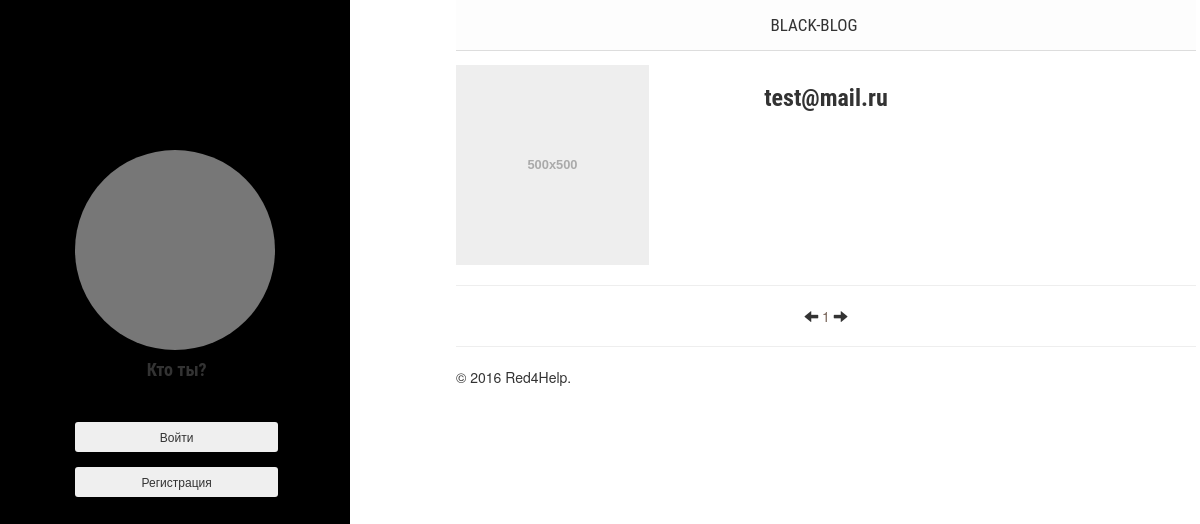
/my_profile/9/, run on an earlier commit of the app's database.
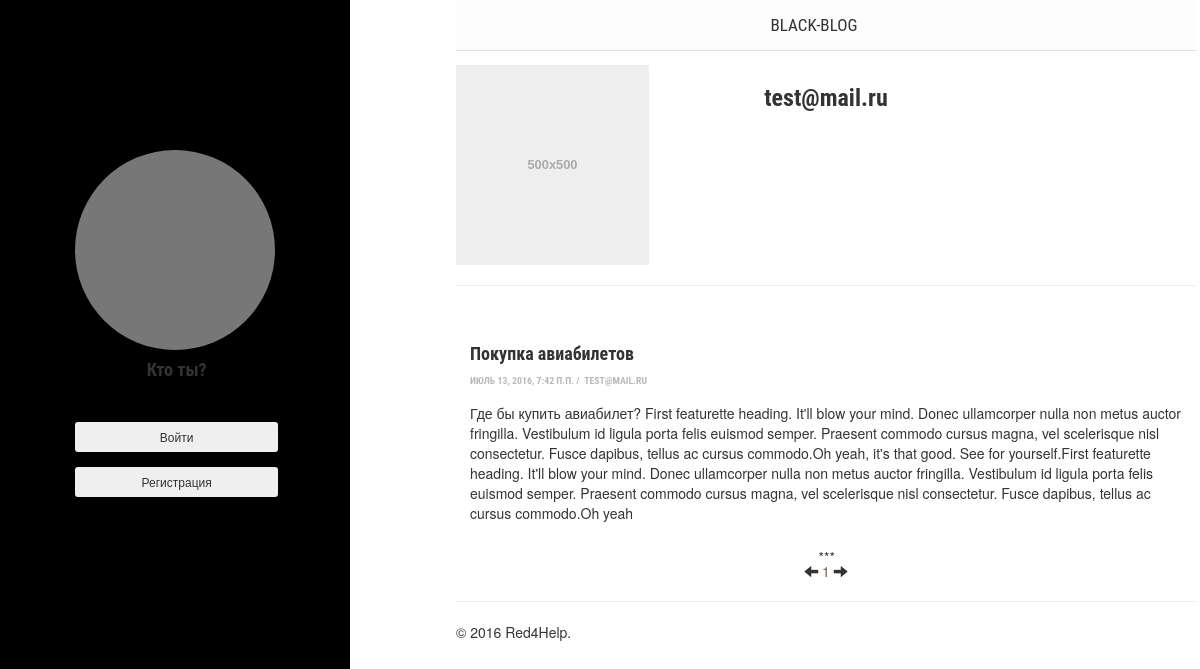
And on a later commit of the database.
### multiblog/models.py (models this page shows, shortened)
class Publication(models.Model):
	title = models.CharField(max_length=200, verbose_name='Имя')
	abstract = models.TextField(max_length=600, verbose_name='Краткое содержание')
	full_text = models.TextField(verbose_name='Полное описание')
	time = models.DateTimeField(verbose_name='Дата публикации')
	author = models.ForeignKey('Blogger', on_delete=models.CASCADE, verbose_name='Автор')
	class Meta:
		verbose_name = u'Публикация'
		verbose_name_plural = u'Публикации'

class Blogger(AbstractBaseUser):
	email = models.EmailField(verbose_name='Email', unique=True, max_length=250)
	name = models.CharField(max_length=100, verbose_name='Имя', blank=False)
	surname = models.CharField(max_length=100, verbose_name='Фамилия', blank=False)
	phone = models.CharField(max_length=20, verbose_name='Телефон', blank=False)
	skype = models.CharField(max_length=20, verbose_name='Skype', blank=False)
	avatar = models.ImageField(upload_to=u'./media/img/', verbose_name='Аватар', blank=False)
	is_active = models.BooleanField(default=True)
	is_admin = models.BooleanField(default=False)
	objects = BloggerManager()
	USERNAME_FIELD = 'email'
	def img_avatar(self):
		if self.avatar:
			return '<img src="%s" width="100"/>' % self.avatar.url
		else:
			return '(none)'
	img_avatar.short_description = 'Аватар'
	img_avatar.allow_tags = True
	class Meta:
		verbose_name = u'Блоггер'
		verbose_name_plural = u'Блоггеры'
	def __str__(self):
		if self.name or self.surname:
			return self.name + " " + self.surname
		else:
			return self.email

### multiblog/views.py (the view)
# urls.py: url(r'^my_profile/(?P<pk>[0-9]+)/$', views.my_profile, name='my_profile'),
def my_profile(request, pk):
	blogger = Blogger.objects.get(id=pk)
	publ = Publication.objects.all().order_by("id").filter(author=pk)
	return render(request, 'multiblog/profile.html', {'blogger': blogger, 'publ':publ, 'user': auth.get_user(request),})

### multiblog/templatetags/multiblog_tags.py (called while the page is built)
@register.inclusion_tag('multiblog/footer.html')
def footer():
	return {'year':datetime.datetime.now().year}

@register.inclusion_tag('multiblog/header.html')
def header():
	return {}

### multiblog/templates/multiblog/profile.html (shortened to what this page needs)
{% extends 'multiblog/base.html'%}
{% block content %}
<div id="wrapper">
      <div id="sidebar-wrapper">
        <div class="col-sm-8 placeholder">
            {% if user.is_authenticated %}
                <img class="img-responsive">
                <h4 class="text-center">{{ user }}</h4>
                <form action="#" method="get">
                  <input type="submit" class="btn" value="Новая запись" name="new">
                  <input type="submit" class="btn" value="Выйти" name="logout">
                </form>
            {% else %}
              <img class="img-responsive">
                <form class="form-signin" method="POST" id="submit-form">{% csrf_token %}
                  <h4 class="text-center">Кто ты?</h4>
                    <div class="form-group">
                        <div class="input-group col-md-12"> {{ form.email }} </div>
                    </div>
                    <div class="form-group">
                        <div class="input-group col-md-12"> {{ form.password }} </div>
                    </div>
                    <div class="form-group">
                        <div class="input-group col-md-12">
                          <button class="btn btn-inverse btn-sm btn-block" type="submit" name="submit-log-in">Войти</button>
                        </div>
                    </div>
                    <div class="form-group">
                      <div class="input-group col-md-12">
                        <button class="btn btn-inverse btn-sm btn-block" type="submit" name="submit-register">Регистрация</button>
                      </div>
                    </div>
                </form>
              {% endif %}
            </div>
        </div>
  </div>
  <header class="main-header content-wrapper">
    <nav class="nav-main center-wrapper">
      <a class="nav-main" href="{% url 'main' %}">Black-Blog</a>
    </nav>
  </header>
	<main class="content-wrapper">
		<div class="row featurette">
		  <div class="col-lg-4">
        {% if blogger.avatar  %}
          <img class="avatar" data-src="{{ blogger.avatar.url }}">
        {% else %}
          <img class="avatar" data-src="holder.js/500x500/auto">
        {% endif %}
      </div>
		<div class="col-lg-4">
			<div class="text-center">
			<h3 class="featurette-heading">{{ blogger }}
      </h3>
         	</div>
      </div>
    </div>
    <hr class="featurette-divider">
  {% for p in publ %}
      <article class="index-page">
      <h4><a href="{% url 'full' pk=p.id %}">{{ p.title }}</a></h4>
      <p class="post-meta"><time datetime="{{ p.time }}">{{ p.time }}</time>&nbsp;/&nbsp;
        <span item="author"><a href="{% url 'my_profile' pk=p.author.id %}">{{ p.author }}</a></span>
      </p>
      <p>{{ p.abstract }}</p>
          </article>
        {% endfor %}<div class="center-wrapper">
        	<a href="left"><span class="glyphicon glyphicon-arrow-left"></span></a>
        	<span>1</span>
        	<a href="right"><span class="glyphicon glyphicon-arrow-right"></span></a>
        </div>
       {% endblock content %}

What changed in the data, as far as the page shows it:
added Publication: title "Покупка авиабилетов", time "ИЮЛЬ 13, 2016, 7:42 П.П.", author "TEST@MAIL.RU", abstract "Где бы купить авиабилет? First featurette heading. It'll blow your mind. Donec ullamcorper nulla non metus auctor fringilla. Vestibulum id ligula porta felis euismod semper. Praesent commodo cursus magna, vel scelerisque nisl consectetur. Fusce dapibus, tellus ac cursus commodo.Oh yeah, it's that good. See for yourself.First featurette heading. It'll blow your mind. Donec ullamcorper nulla non metus auctor fringilla. Vestibulum id ligula porta felis euismod semper. Praesent commodo cursus magna, vel scelerisque nisl consectetur. Fusce dapibus, tellus ac cursus commodo.Oh yeah"
